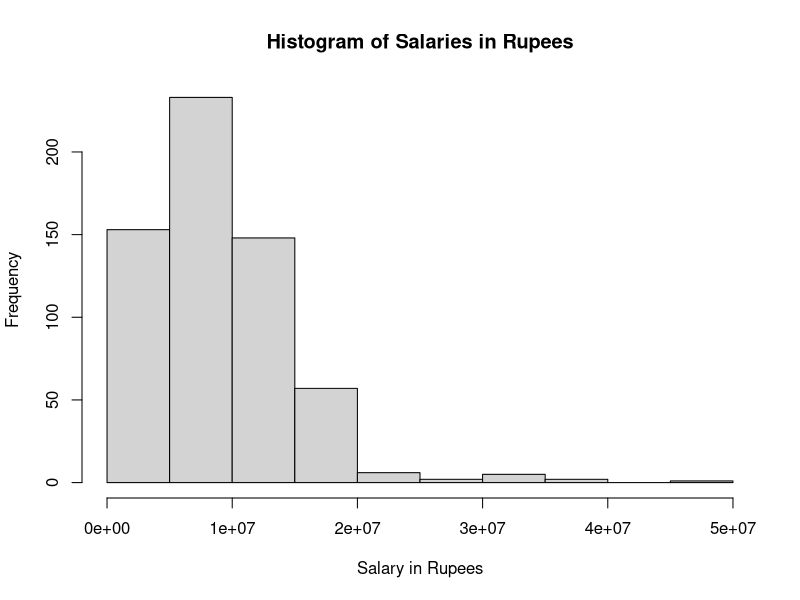
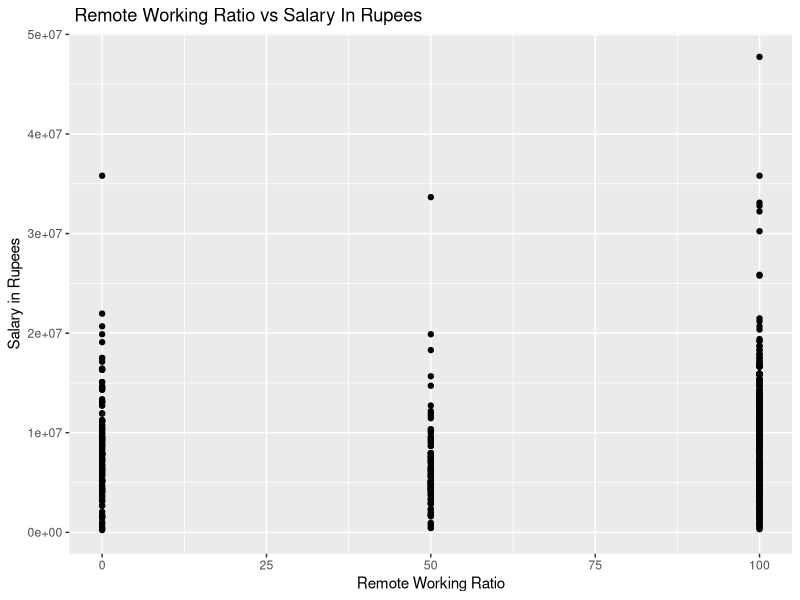
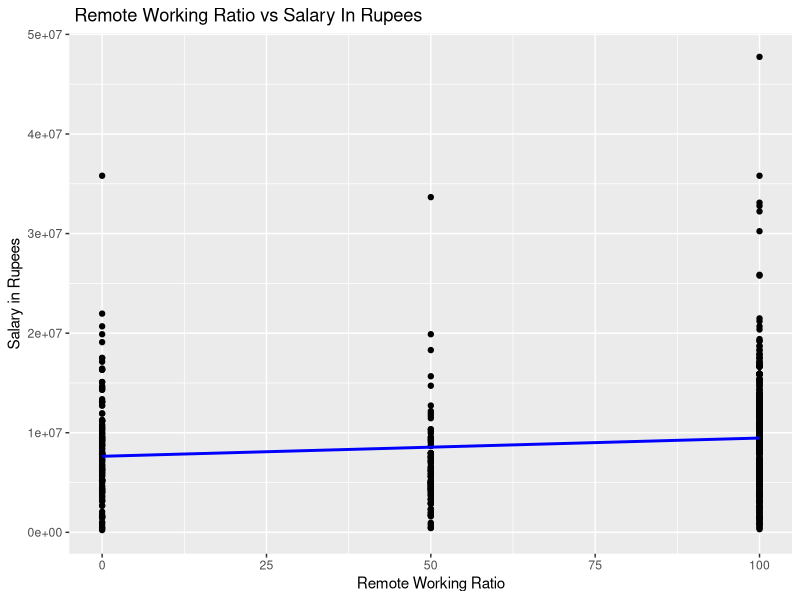

Source code (R) for these figures, in order:
## ---- chunk 1
knitr::opts_chunk$set(echo = TRUE)
## ---- chunk 2
myData = read.csv("Test.csv")
## ---- chunk 3
myData$Salary_In_Rupees = as.numeric(gsub(",","", myData$Salary_In_Rupees))
## ---- chunk 4
hist(myData$Salary_In_Rupees, main = "Histogram of Salaries in Rupees", xlab="Salary in Rupees", ylab = "Frequency")
## ---- chunk 5
library(ggplot2)
ggplot(myData,aes(x=Remote_Working_Ratio,y=Salary_In_Rupees)) + 
  geom_point(color = "black")+
  labs(title = " Remote Working Ratio vs Salary In Rupees", x = "Remote Working Ratio", y = "Salary in Rupees")
## ---- chunk 6
mean(myData$Salary_In_Rupees)
## ---- chunk 7
library(ggplot2)
ggplot(myData,aes(x=Remote_Working_Ratio,y=Salary_In_Rupees)) + 
  geom_point(color = "black")+
   geom_smooth(method = "lm", se = FALSE, color = "blue")+
  labs(title = " Remote Working Ratio vs Salary In Rupees", x = "Remote Working Ratio", y = "Salary in Rupees")

## ---- chunk 8
japan = subset(myData, Company_Location=="JP")
notJapan = subset(myData, Company_Location!="JP")
test_result = t.test(japan$Salary_In_Rupees, notJapan$Salary_In_Rupees)
print(test_result)
